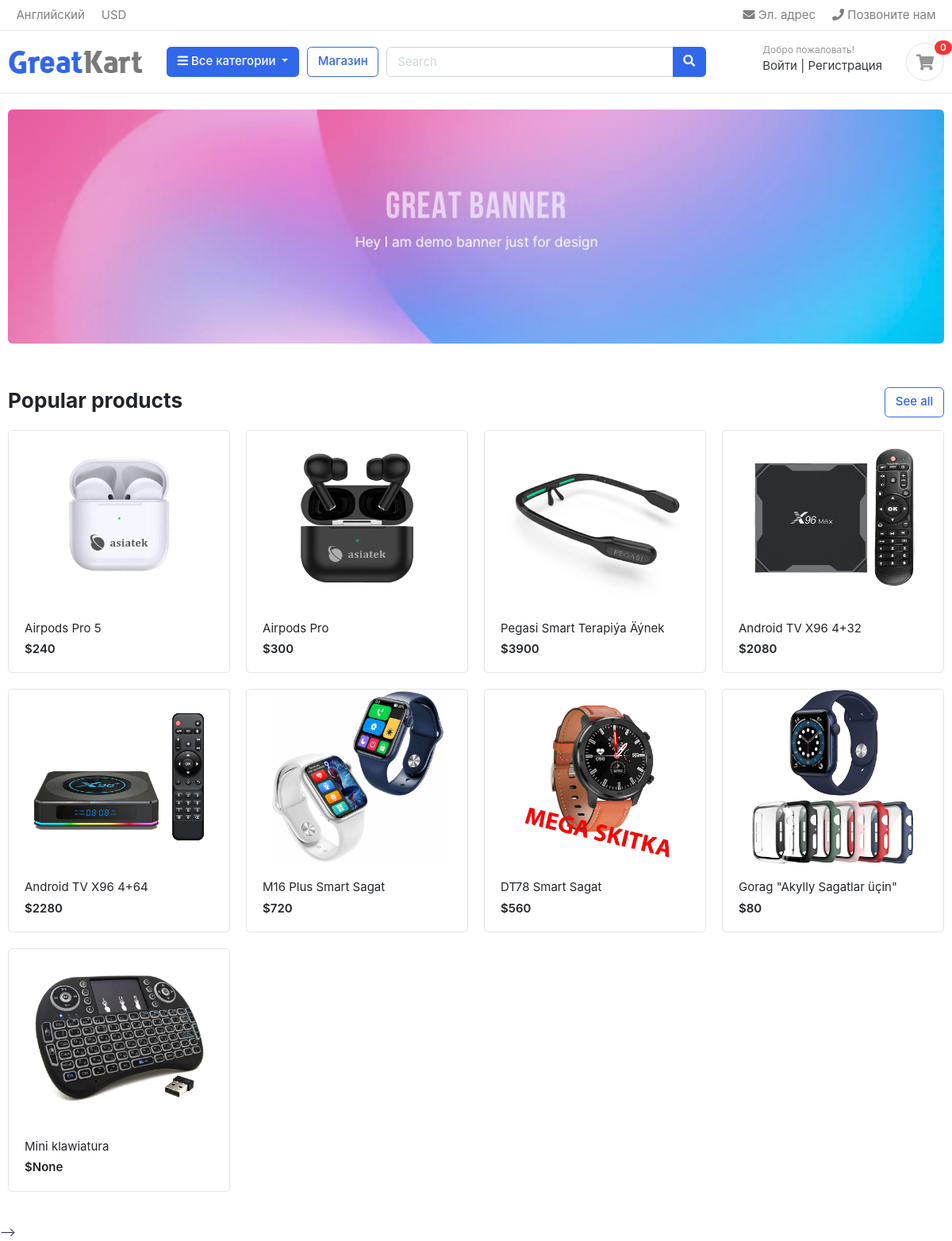
The page / on the database its author committed.
### product/models.py (models this page shows, shortened)
class Product(models.Model):
    name = models.CharField(max_length=255)
    slug = models.SlugField(max_length=255, unique=True)
    desc = models.TextField(max_length=255, blank=True, null=True)
    image = models.ImageField(upload_to='products/', blank=True, null=True)
    price = models.IntegerField(blank=True, null=True)
    stock = models.IntegerField(blank=True, null=True)
    is_active = models.BooleanField(default=True)
    created_date = models.DateTimeField(auto_now_add=True)
    modified_date = models.DateTimeField(auto_now=True)
    category = models.ForeignKey(Category, on_delete=models.CASCADE)

### product/views.py (the view)
# urls.py: path('', home, name="home"),
def home(request):
    product = Product.objects.filter(is_active=True)
    category = Category.objects.all()
    context = {
        'product': product,
        'category':category,
    }
    return render (request, 'home.html', context)

### carts/context_processors.py (called while the page is built)
def counter(request):
    cart_count = 0
    if 'admin' in request.path:
        return {}
    else:
        try:
            cart = Cart.objects.filter(cart_id=_cart_id(request))
            cart_items = CartItem.objects.all().filter(cart=cart[:1])
            for cart_item in cart_items:
                cart_count += cart_item.quantity
        except Cart.DoesNotExist:
            cart_count = 0
    return dict(cart_count=cart_count)

### carts/views.py (called while the page is built)
def _cart_id(request):
    cart = request.session.session_key
    if not cart:
        cart = request.session.create()
    return cart

### templates/home.html
{% extends 'base.html' %}
{% block content %}
{% load static %}
<section class="section-intro padding-y-sm">
	<div class="container">
		<div class="intro-banner-wrap">
			<img src="{% static 'images/banners/1.jpg' %}" class="img-fluid rounded">
		</div>
	</div>
</section>
<section class="section-name padding-y-sm">
	<div class="container">
		<header class="section-heading">
			<a href="{% url 'store' %}" class="btn btn-outline-primary float-right">See all</a>
			<h3 class="section-title">Popular products</h3>
		</header>
		<div class="row">
			{% for i in product %}
			<div class="col-md-3">
				<div class="card card-product-grid">
					<a href="./product-detail.html" class="img-wrap"> <img src="{{i.image.url}}"> </a>
					<figcaption class="info-wrap">
						<a href="./product-detail.html" class="title">{{i.name}}</a>
						<div class="price mt-1">${{i.price}}</div>
					</figcaption>
				</div>
			</div>
			{% endfor %}
		</div>
	</div>
</section>
{% endblock %}

### templates/base.html (shortened to what this page needs)
<!DOCTYPE HTML>
{% load static %}
<html lang="en">
<head>
    <link href="{% static 'css/bootstrap.css' %}" rel="stylesheet" type="text/css" />
    <link href="{% static 'fonts/fontawesome/css/all.min.css' %}" type="text/css" rel="stylesheet">
    <link href="{% static 'css/ui.css' %}" rel="stylesheet" type="text/css" />
    <link href="{% static 'css/responsive.css' %}" rel="stylesheet" media="only screen and (max-width: 1200px)" />
</head>
<body>
    {% include 'include/header.html' %}
    {% block content %}
    {% endblock %}
</body>
</html>

### templates/include/header.html (shortened to what this page needs)
{%load static %}
<header class="section-header">
    <nav class="navbar p-md-0 navbar-expand-sm navbar-light border-bottom">
        <div class="container">
            <div class="collapse navbar-collapse" id="navbarTop4">
                <ul class="navbar-nav mr-auto">
                    <li class="nav-item dropdown">
                        <a href="#" class="nav-link">
                            Английский </a>
                    </li>
                    <li class="nav-item dropdown">
                        <a href="#" class="nav-link"> USD </a>
                    </li>
                </ul>
                <ul class="navbar-nav">
                    <li><a href="#" class="nav-link"> <i class="fa fa-envelope"></i> Эл. адрес </a></li>
                    <li><a href="#" class="nav-link"> <i class="fa fa-phone"></i>
                            Позвоните нам </a></li>
                </ul>
            </div>
        </div>
    </nav>
    <section class="header-main border-bottom">
        <div class="container">
            <div class="row align-items-center">
                <div class="col-lg-2 col-md-3 col-6">
                    <a href="/" class="brand-wrap">
                        <img class="logo" src="{% static './images/logo.png' %}">
                    </a>
                </div>
                <div class="col-lg col-sm col-md col-6 flex-grow-0">
                    <div class="category-wrap dropdown d-inline-block float-right">
                        <button type="button" class="btn btn-primary dropdown-toggle" data-toggle="dropdown">
                            <i class="fa fa-bars"></i>
                            Все категории
                        </button>
                    </div>
                </div>
                <a href="{% url 'store' %}" class="btn btn-outline-primary">Магазин</a>
                <div class="col-lg  col-md-6 col-sm-12 col">
                    <form action="{% url 'search' %}" class="search" method="GET">
                        <div class="input-group w-100">
                            <input type="text" class="form-control" style="width:60%;" placeholder="Search"
                                name="keyword">
                            <div class="input-group-append">
                                <button class="btn btn-primary" type="submit">
                                    <i class="fa fa-search"></i>
                                </button>
                            </div>
                        </div>
                    </form>
                </div>
                <div class="col-lg-3 col-sm-6 col-8 order-2 order-lg-3">
                    <div class="d-flex justify-content-end mb-3 mb-lg-0">
                        {% if user.id is None %}
                        <div class="widget-header">
                            <small class="title text-muted">Добро пожаловать!</small>
                            <div>
                                <a href="{% url 'login' %}">
                                    Войти</a> <span class="dark-transp"> | </span>
                                <a href="{% url 'register' %}"> Регистрация</a>
                            </div>
                        </div>
                        {% endif %}
                        <a href="{% url 'cart'  %}" class="widget-header pl-3 ml-3">
                            <div class="icon icon-sm rounded-circle border"><i class="fa fa-shopping-cart"></i>
                            </div>
                            <span class="badge badge-pill badge-danger notify">{{cart_count}}</span>
                        </a>
                    </div>
                </div>
            </div>
        </div>
    </section>
</header>

### templates/include/footer.html (shortened to what this page needs)
{%load static %}

### static/css/ui.css (style rules this page uses)
html { font-family: "Inter", sans-serif; font-size: 15px; }
.img-wrap { text-align: center; display: block; }
.img-wrap img { max-width: 100%; }
.icon-xs, .icon-sm, .icon-md, .icon-lg { display: inline-block; text-align: center; flex-shrink: 0; flex-grow: 0; }
.icon-sm { width: 48px; height: 48px; line-height: 48px !important; font-size: 20px; }
.padding-y-sm { padding-top: 20px; padding-bottom: 20px; }
.section-heading { margin-bottom: 20px; margin-top: 15px; }
.section-title { color: #212529; }
.header-main { position: relative; padding-top: 1rem; padding-bottom: 1rem; }
.brand-wrap .logo, .navbar-brand .logo { margin-right: 7px; max-height: 42px; display: inline-block; }
.widget-header { display: inline-block; vertical-align: middle; position: relative; }
.widget-header a { color: #343a40; }
.widget-header i { color: #969696; }
.widget-header .title { display: block; }
.widget-header .notify { position: absolute; top: -3px; right: -10px; }
[class*=card-product] a.title { color: #212529; display: block; }
[class*=card-product] .img-wrap { overflow: hidden; position: relative; }
[class*=card-product] .img-wrap img { height: 100%; max-width: 100%; width: auto; display: inline-block; -o-object-fit: cover; object-fit: cover; }
.card-product-grid { margin-bottom: 20px; }
.card-product-grid .img-wrap { border-radius: 0.2rem 0.2rem 0 0; height: 220px; }
.card-product-grid .info-wrap { overflow: hidden; padding: 18px 20px; }
.card .img-wrap { overflow: hidden; }
.notify { position: absolute; top: -4px; right: -10px; display: inline-block; padding: 0.25em 0.6em; font-size: 12px; line-height: 1; text-align: center; border-radius: 3rem; color: #fff; background-color: #fa3434; }
.price { font-weight: 600; color: #212529; }

### rows shown on the page
Product: image (picture), name "Airpods Pro 5", price "240"
Product: image (picture), name "Airpods Pro", price "300"
Product: image (picture), name "Pegasi Smart Terapiýa Äýnek", price "3900"
Product: image (picture), name "Android TV X96 4+32", price "2080"
Product: image (picture), name "Android TV X96 4+64", price "2280"
Product: image (picture), name "M16 Plus Smart Sagat", price "720"
Product: image (picture), name "DT78 Smart Sagat", price "560"
Product: image (picture), name "Gorag \"Akylly Sagatlar üçin\"", price "80"
Product: image (picture), name "Mini klawiatura", price "None"

### other values the page prints
{{ cart_count }} "0"
